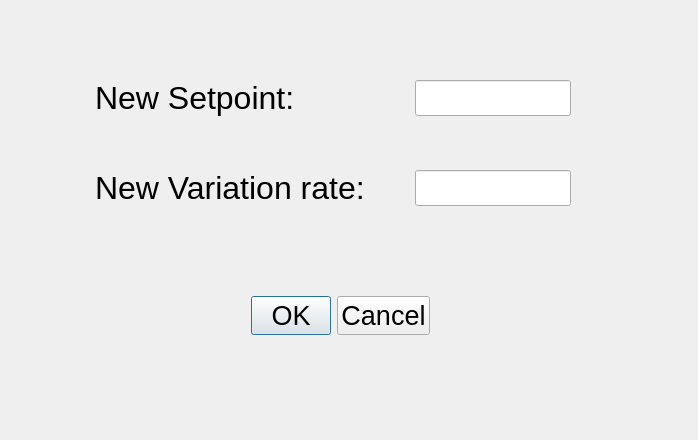
<?xml version="1.0" encoding="UTF-8"?>
<ui version="4.0">
 <class>edit_Lecture</class>
 <widget class="QDialog" name="edit_Lecture">
  <property name="geometry">
   <rect>
    <x>0</x>
    <y>0</y>
    <width>698</width>
    <height>440</height>
   </rect>
  </property>
  <property name="windowTitle">
   <string>Reading params edit</string>
  </property>
  <widget class="QLabel" name="l_Setpoint">
   <property name="geometry">
    <rect>
     <x>95</x>
     <y>80</y>
     <width>231</width>
     <height>36</height>
    </rect>
   </property>
   <property name="font">
    <font>
     <pointsize>24</pointsize>
    </font>
   </property>
   <property name="text">
    <string>New Setpoint:</string>
   </property>
  </widget>
  <widget class="EditLine" name="tb_new_var_rate">
   <property name="geometry">
    <rect>
     <x>415</x>
     <y>170</y>
     <width>156</width>
     <height>36</height>
    </rect>
   </property>
   <property name="font">
    <font>
     <pointsize>20</pointsize>
    </font>
   </property>
  </widget>
  <widget class="QDialogButtonBox" name="buttonBox">
   <property name="geometry">
    <rect>
     <x>225</x>
     <y>280</y>
     <width>231</width>
     <height>71</height>
    </rect>
   </property>
   <property name="font">
    <font>
     <pointsize>20</pointsize>
    </font>
   </property>
   <property name="orientation">
    <enum>Qt::Horizontal</enum>
   </property>
   <property name="standardButtons">
    <set>QDialogButtonBox::Cancel|QDialogButtonBox::Ok</set>
   </property>
   <property name="centerButtons">
    <bool>true</bool>
   </property>
  </widget>
  <widget class="EditLine" name="tb_new_setpoint">
   <property name="geometry">
    <rect>
     <x>415</x>
     <y>80</y>
     <width>156</width>
     <height>36</height>
    </rect>
   </property>
   <property name="font">
    <font>
     <pointsize>20</pointsize>
    </font>
   </property>
   <property name="inputMethodHints">
    <set>Qt::ImhNone</set>
   </property>
   <property name="inputMask">
    <string/>
   </property>
  </widget>
  <widget class="QLabel" name="l_Var_Rate">
   <property name="geometry">
    <rect>
     <x>95</x>
     <y>170</y>
     <width>311</width>
     <height>36</height>
    </rect>
   </property>
   <property name="font">
    <font>
     <pointsize>24</pointsize>
    </font>
   </property>
   <property name="text">
    <string>New Variation rate:</string>
   </property>
  </widget>
 </widget>
 <customwidgets>
  <customwidget>
   <class>EditLine</class>
   <extends>QLineEdit</extends>
   <header location="global">editline.h</header>
  </customwidget>
 </customwidgets>
 <resources/>
 <connections>
  <connection>
   <sender>buttonBox</sender>
   <signal>accepted()</signal>
   <receiver>edit_Lecture</receiver>
   <slot>accept()</slot>
   <hints>
    <hint type="sourcelabel">
     <x>340</x>
     <y>315</y>
    </hint>
    <hint type="destinationlabel">
     <x>348</x>
     <y>219</y>
    </hint>
   </hints>
  </connection>
  <connection>
   <sender>buttonBox</sender>
   <signal>rejected()</signal>
   <receiver>edit_Lecture</receiver>
   <slot>reject()</slot>
   <hints>
    <hint type="sourcelabel">
     <x>340</x>
     <y>315</y>
    </hint>
    <hint type="destinationlabel">
     <x>348</x>
     <y>219</y>
    </hint>
   </hints>
  </connection>
 </connections>
</ui>
